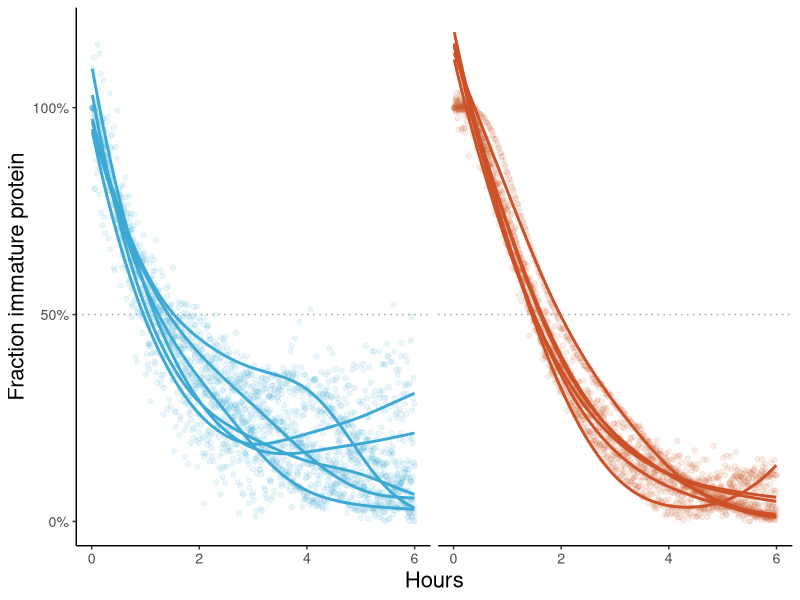

Write the R code that produced this figure.
setwd(dir = "/Users/dankehila/OneDrive - UBC/Dan/Thesis/Fluor fitness paper/2307 code/cleaned_datasets/")
library(tidyverse)


decay_dat <- read.csv("maturations_with_CMP_data.csv",row.names = 1) %>% 
  mutate(Hours=(Time)*24) %>% subset(select=-Time) %>% 
  pivot_longer(-c(Hours,Read),names_to = "Well") %>% 
  separate(Well,into = c("Row", "Column"), 
           sep = "(?<=[A-Za-z])(?=[0-9])",remove=F) %>% 
  filter(case_when(Row == "E" ~ Read == "CFP",
                   Row == "F" ~ Read == "GFP",
                   T ~ Read == "OFP")) %>% 
  group_by(Well) %>% arrange(Well,Hours) %>% 
  filter(as.integer(Column)<7) %>% 
  #GFP matures instantaneously so omitting it
  filter(Read != "GFP") %>% 
  mutate(fold_dilution = 2^as.integer(Column)) 


# using cubic splines as per Balleza et al. (see paper)
decay_dat %>% 
  group_by(Read,Column) %>% mutate(max=quantile(value,probs=0.999)) %>% 
  arrange(Read,Well,Hours) %>% 
  mutate(immature = 1-((value-first(value))/(max-first(value))),
         log_immature = log(immature)) %>% filter(log_immature >-Inf) %>% 
  nest %>% 
  mutate(css = map(data,~smooth.spline(.x$Hours,y=.x$log_immature,spar = 0.99)),
         csspred = map(css,function(x) exp(predict(x)$y))) %>% 
  unnest(c(data,csspred)) %>% 
  ggplot(aes(Hours,immature)) + facet_grid(~Read) + geom_point(aes(color=Read),alpha=0.1) +
  scale_y_continuous(trans=scales::log10_trans()) +
  geom_hline(yintercept = 0.5,linetype='dotted',col='grey60')+
  theme_classic() + labs(y="Fraction immature protein",color="fold dilution") + theme(
    text=element_text(family = 'Helvetica',size=rel(4)),strip.text=element_blank(),
    legend.position="none",
    legend.text=element_text(size=rel(4))) + scale_y_continuous(labels=scales::label_percent(),breaks = c(1,0.5,0)) +
  scale_color_manual(values=c("#3CA9D5","#CC5127")) +
  geom_line(aes(y=csspred,group=fold_dilution,color=Read),linewidth=1) 





# balleza method splines
decay_dat %>% 
  group_by(Read,fold_dilution,Column) %>% mutate(max=quantile(value,probs=0.999)) %>% 
  filter(value<max) %>% 
  arrange(Read,fold_dilution,Well,Hours) %>% 
  mutate(immature = log(1-((value-first(value))/(max-first(value))))) %>%
  filter(immature >-Inf) %>% 
  nest() %>% 
  mutate(css = map(data,~smooth.spline(.x$Hours,y=.x$immature,spar = 0.99)),
         hrs = list(seq(0,6,length.out=1e5)),
         csspred = map(css,function(x) exp(predict(object=x,x=seq(0,6,length.out=1e5))$y))) %>% 
  subset(select= c(fold_dilution,Read,Column,csspred,hrs)) %>%
  unnest(c(hrs,csspred)) %>% 
  # filter(fold_dilution < 16) %>% 
  # dplyr::filter(ifelse(Read =="CFP",Hours <  3, Hours> 1 & Hours < 3.329)) %>%filter(immature>0) %>%
  # dplyr::filter(Hours < 5 & ifelse(Read=="OFP",fold_dilution > 2,fold_dilution<16) )%>%
  group_by(Column,Read) %>%
  filter(abs(0.5-csspred)<0.0001 & abs(0.5-csspred) > 0) %>% 
  group_by(Read) %>% dplyr::summarize(n=n(),meanmat50=mean(hrs,na.rm=T),sd=sd(hrs,na.rm=T)/sqrt(n())) %>% 
  as.data.frame %>% mutate(across(where(is.double),round,digits=2))






